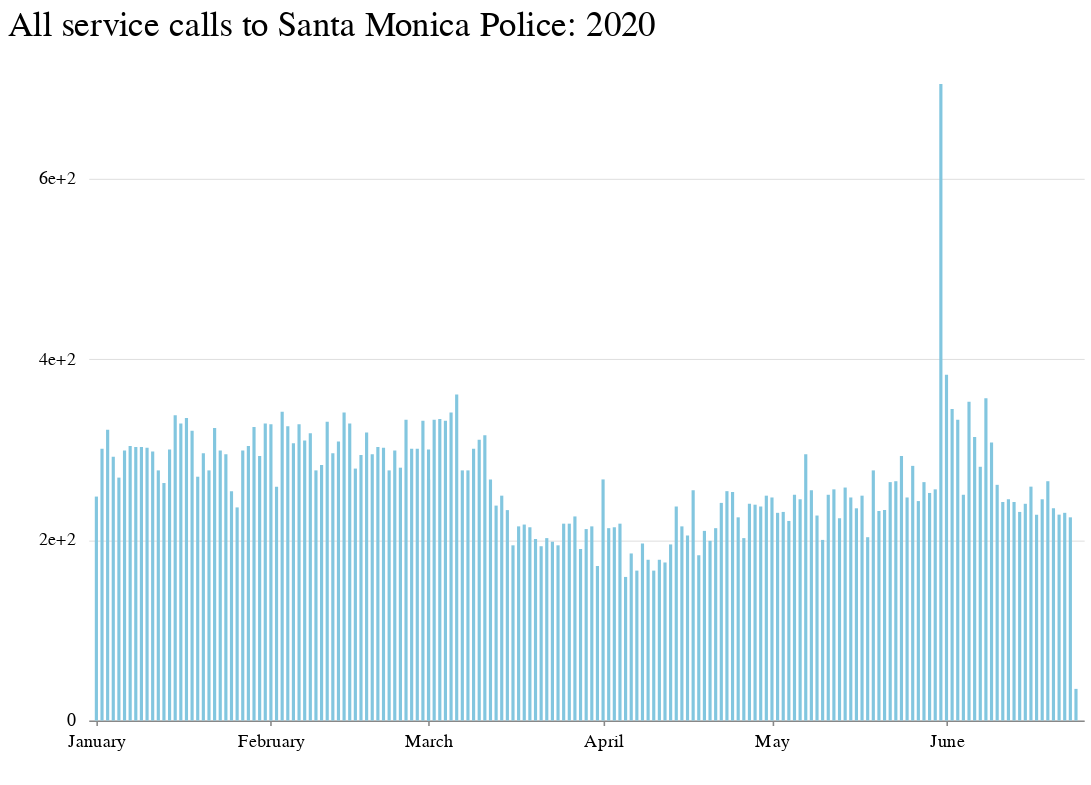

The cell this chart's notebook holds for it:
### Code cell
chart = alt.Chart((this_year_sm))\
    .mark_bar(size=2,opacity=1)\
    .encode(
    x=alt.X('monthday:T', title=' ', axis=alt.Axis(grid=False, tickCount=6, format='%B')),
    y=alt.Y('calls:Q', stack=None, title=' ', axis=alt.Axis(gridWidth=.6,\
     gridColor='#dddddd',offset=6,tickSize=0,domainOpacity=0,tickCount=4, format=''),\
           scale=alt.Scale(domain=(0, 700)))
).properties(width=630, height=400,
     title='All service calls to Santa Monica Police: 2020'
)

chart.configure_view(strokeOpacity=0).configure_legend(
    orient='top',
    symbolType='stroke'
).configure_legend(symbolType='square')

### Figure 1 — Vega-Lite specification as saved in the notebook (floating-point values rounded to 4 significant figures; data arrays with more than 128 entries replaced by an {"elided": "..."} marker saying what was removed)
{"config": {"view": {"width": 800, "height": 450, "strokeOpacity": 0}, "background": "#ffffff", "title": {"anchor": "start", "font": "Benton Gothic Bold, sans", "fontColor": "#000000", "fontSize": 22, "fontWeight": "normal"}, "arc": {"fill": "#82c6df"}, "area": {"fill": "#82c6df"}, "line": {"stroke": "#82c6df", "strokeWidth": 3}, "path": {"stroke": "#82c6df"}, "rect": {"fill": "#82c6df"}, "shape": {"stroke": "#82c6df"}, "bar": {"fill": "#82c6df"}, "point": {"stroke": "#82c6df"}, "symbol": {"fill": "#82c6df", "size": 30}, "axis": {"titleFont": "Benton Gothic Bold, sans", "titleFontSize": 13, "titleFontWeight": "normal", "labelFont": "Benton Gothic, sans", "labelFontSize": 11.5, "labelFontWeight": "normal"}, "axisX": {"labelAngle": 0, "labelPadding": 4, "tickSize": 3}, "axisY": {"labelBaseline": "middle", "maxExtent": 45, "minExtent": 45, "tickSize": 2, "titleAlign": "left", "titleAngle": 0, "titleX": -45, "titleY": -11}, "legend": {"titleFont": "Benton Gothic Bold, sans", "titleFontSize": 13, "titleFontWeight": "normal", "symbolType": "square", "labelFont": "Benton Gothic, sans", "labelFontSize": 11.5}, "range": {"category": ["#3580b1", "#ec8431", "#ab7fb4", "#c89d29", "#adc839", "#829eb1"], "diverging": ["#e68a4f", "#f4bb6a", "#f9e39c", "#dadfe2", "#a6b7c6", "#849eae"], "heatmap": ["#fbf2c7", "#f9e39c", "#f8d36e", "#f4bb6a", "#e68a4f", "#d15a40", "#ab4232"], "ordinal": ["#fbf2c7", "#f9e39c", "#f8d36e", "#f4bb6a", "#e68a4f", "#d15a40", "#ab4232"], "ramp": ["#fbf2c7", "#f9e39c", "#f8d36e", "#f4bb6a", "#e68a4f", "#d15a40", "#ab4232"]}}, "data": {"name": "data-b98697120557f726640c97ddbb1f095b"}, "mark": {"type": "bar", "opacity": 1, "size": 2}, "encoding": {"x": {"type": "temporal", "axis": {"format": "%B", "grid": false, "tickCount": 6}, "field": "monthday", "title": " "}, "y": {"type": "quantitative", "axis": {"domainOpacity": 0, "format": "", "gridColor": "#dddddd", "gridWidth": 0.6, "offset": 6, "tickCount": 4, "tickSize": 0}, "field": "calls", "scale": {"domain": [0, 700]}, "stack": null, "title": " "}}, "height": 400, "title": "All service calls to Santa Monica Police: 2020", "width": 630, "$schema": "https://vega.github.io/schema/vega-lite/v4.0.2.json", "datasets": {"data-b98697120557f726640c97ddbb1f095b": {"elided": "176 records"}}}
